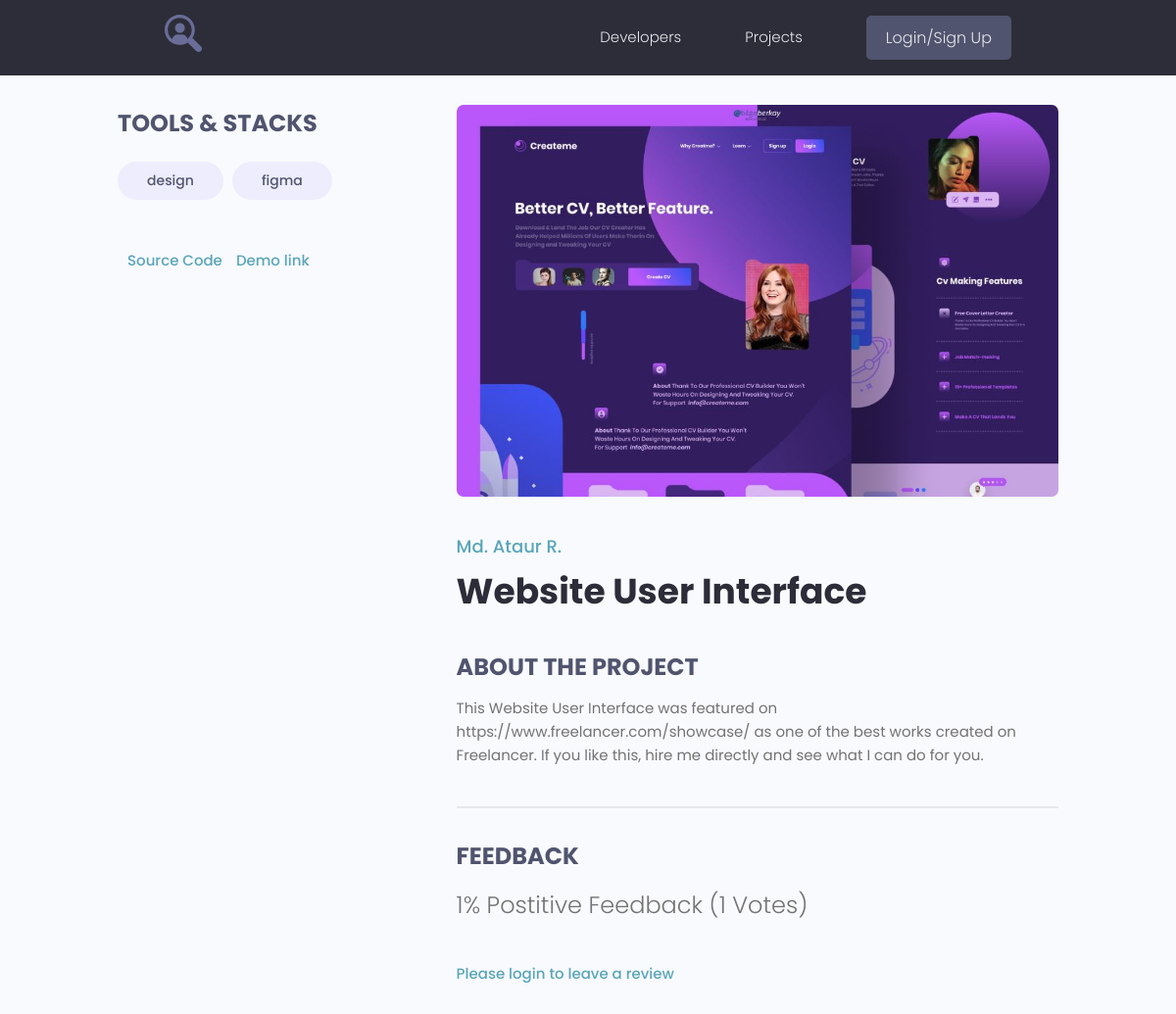
/projects/project/5, run on an earlier commit of the app's database.
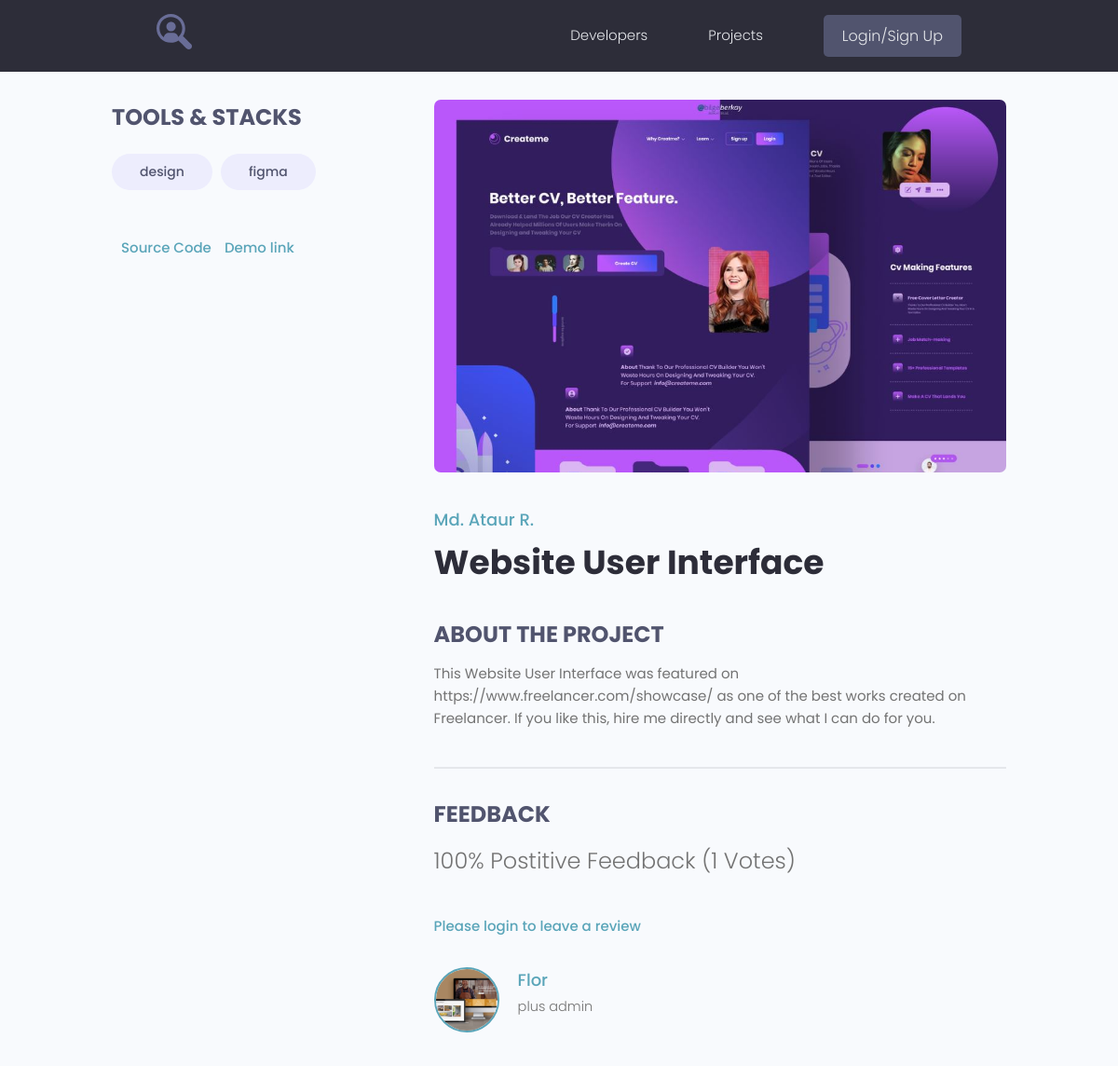
And on a later commit of the database.
### projects/models.py (models this page shows, shortened)
class Tag(models.Model):
    name = models.CharField(max_length=200)
    created = models.DateTimeField(auto_now_add=True)
    def __str__(self):
        return self.name

class Project(models.Model):
    owner = models.ForeignKey(Profile, on_delete=models.SET_NULL, null=True, blank=True)
    title = models.CharField(max_length=200)
    description = models.TextField(null=True, blank=True)
    feature_images = models.ImageField(upload_to="projects/%Y/%m/%d/", blank=True, default="default.jpg")
    demo_link = models.CharField(max_length=2000, blank=True)
    source_link = models.CharField(max_length=2000, blank=True)
    tags = models.ManyToManyField('Tag', blank=True)
    vote_total = models.IntegerField(default=0, blank=True)
    vote_rating = models.IntegerField(default=0, blank=True)
    created = models.DateTimeField(auto_now_add=True)
    def reviewers(self):
        queryset = self.reveiw_set.all().values_list("owner__id", flat=True)
        return queryset
    class Meta:
        ordering = ['-vote_rating', '-vote_total', '-title']

class Review(models.Model):
    VOTE_TYPE = (
        ('up', 'Up Vote'),
        ('down', 'Down Vote')
    )
    owner = models.ForeignKey(Profile, on_delete=models.CASCADE, null=True)
    project = models.ForeignKey(Project, on_delete=models.CASCADE)
    body = models.TextField(null=True, blank=True)
    value = models.CharField(max_length=20, choices=VOTE_TYPE)
    create = models.DateTimeField(auto_now_add=True)
    class Meta:
        unique_together = ['owner', 'project']

### users/models.py (models this page shows, shortened)
class Profile(models.Model):
    user = models.OneToOneField(User, on_delete=models.CASCADE, null=True, blank=True)  # связь один ко одному
    name = models.CharField(max_length=200, null=True, blank=True)
    email = models.EmailField(max_length=500, null=True, blank=True)
    username = models.CharField(max_length=200, null=True, blank=True)
    short_intro = models.CharField(max_length=200, null=True, blank=True)
    bio = models.TextField(null=True, blank=True)
    profile_image = models.ImageField(upload_to="profiles/", default="profiles/user-default.png", null=True, blank=True)
    social_github = models.CharField(max_length=200, null=True, blank=True)
    social_youtube = models.CharField(max_length=200, null=True, blank=True)
    social_website = models.CharField(max_length=200, null=True, blank=True)
    created = models.DateTimeField(auto_now_add=True)

### projects/views.py (the view, shortened to what this page needs)
# urls.py: path('project/<str:pk>', views.project, name='project'),
def project(request, pk):
    project_obj = Project.objects.get(id=pk)
    form = ReviewForm()
    return render(request, "projects/single-project.html", {'project': project_obj, 'form': form})

### projects/templates/projects/single-project.html (shortened to what this page needs)
{% extends 'projects/base.html' %}
{% block content %}
  <main class="singleProject my-md">
    <div class="container">
      <div class="layout">
        <div class="column column--1of3">
          <h3 class="singleProject__subtitle">Tools & Stacks</h3>
          <div class="singleProject__toolStack">
            {% for tag in project.tags.all %}
            <span class="tag tag--pill tag--sub tag--lg">
              <small>{{ tag }}</small>
            </span>
            {% endfor %}
          </div>
          {% if project.source_link %}
          <a class="singleProject__liveLink" href="{{ project.source_link }}" target="_blank">Source Code
          </a>
          {% endif %}
          {% if project.demo_link %}
          <a class="singleProject__liveLink" href="{{ project.demo_link }}" target="_blank">Demo link
          </a>
          {% endif %}
        </div>
        <div class="column column--2of3">
          <img class="singleProject__preview" src="{{ project.feature_images.url }}" alt="portfolio thumbnail" />
          <a href="{%  url 'user_profile' project.owner.id %}" class="singleProject__developer">{{ project.owner.name }}</a>
          <h2 class="singleProject__title">{{ project.title }}</h2>
          <h3 class="singleProject__subtitle">About the Project</h3>
          <div class="singleProject__info">
            {{ project.description }}
          </div>
          <div class="comments">
            <h3 class="singleProject__subtitle">Feedback</h3>
            <h5 class="project--rating">
              {{ project.vote_rating }}% Postitive Feedback ({{ project.vote_total }} Votes)
            </h5>
            {% if request.user.profile.id in project.reviewers %}
            <p>You have already submitted your review for this project</p>
            {% elif request.user.profile == project.owner %}
            <p>You cannot review your own work</p>
            {% else %}
            <a href="{% url 'login' %}">
              Please login to leave a review
            </a>
            {% endif %}
            <div class="commentList">
              {% for review in project.review_set.all %}
              {% if review.body %}
              <div class="comment">
                <a href="{% url 'user_profile' review.owner.id %}">
                  <img class="avatar avatar--md"
                    src="{{ review.owner.profile_image.url }}" alt="user" />
                </a>
                <div class="comment__details">
                  <a href="{% url 'user_profile' review.owner.id %}" class="comment__author">{{ review.owner.name }}</a>
                  <p class="comment__info">
                    {{ review.body|linebreaksbr }}
                  </p>
                </div>
              </div>
              {% endif %}
              {% endfor %}
            </div>
          </div>
        </div>
      </div>
    </div>
  </main>
{% endblock %}

What changed in the data, as far as the page shows it:
changed Project "Website User Interface": vote_rating "1" → "100"
added Review: owner.profile_image (picture), owner.name "Flor", body "plus admin"
